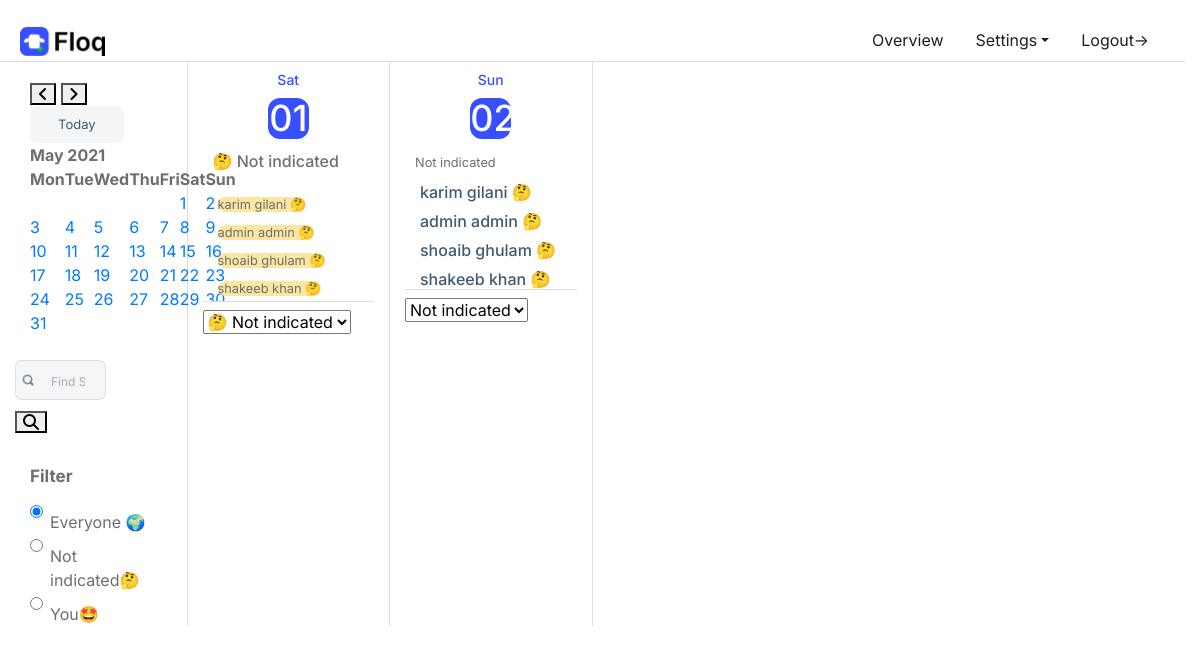
The page /overview/2021/5/1/ (signed in) on the database its author committed.
### users/models.py (models this page shows, shortened)
class Account(AbstractBaseUser):
	email 					= models.EmailField(verbose_name="email", max_length=60, unique=True)
	first_name				= models.CharField(verbose_name="first_name", max_length=40)
	last_name 				= models.CharField(verbose_name="last_name", max_length=40)
	full_name 				= models.CharField(verbose_name="full_name", max_length=80)
	organization			= models.ForeignKey(Organization, on_delete=models.CASCADE, null=True)
	date_joined				= models.DateTimeField(verbose_name='date joined', auto_now_add=True)
	last_login				= models.DateTimeField(verbose_name='last login', auto_now=True)
	is_admin				= models.BooleanField(default=False)
	is_active				= models.BooleanField(default=True)
	is_staff				= models.BooleanField(default=False)
	is_superuser			= models.BooleanField(default=False)
	USERNAME_FIELD = "email"
	REQUIRED_FIELDS = ["first_name", "last_name",]
	objects = MyAccountManager()

### overview/views.py (the view, shortened to what this page needs)
# urls.py: path('overview/', overview_view, name='overview'),
@login_required
def overview_view(request, year=datetime.now().year, month=datetime.now().month, day=datetime.now().day):
    context = {}
    context['year'] = year
    context['month'] = month
    context['day'] = day
    day1 = datetime(year, month, day)
    context['day1'] = day1.replace(hour=0, minute=0, second=0, microsecond=0, tzinfo=pytz.utc)
    context['day2'] = day1 + timedelta(days=1)
    context['day3'] = day1 + timedelta(days=2)
    context['day4'] = day1 + timedelta(days=3)
    context['day5'] = day1 + timedelta(days=4)
    last_day_current_month = context['day1'].replace(day=1)
    lastMonth = last_day_current_month - timedelta(days=1)
    context['lastMonth'] = lastMonth
    nextMonth = lastMonth + timedelta(days=32)
    context['nextMonth'] = nextMonth.replace(day=1)
    context['today'] = datetime.today()
    context['calendar']  = CustomHTMLCalender().formatmonth(year, month)
    if request.method == 'GET':
        if 'term' in request.GET:
            query_set_full_names = Account.objects.filter(organization_id=request.user.organization_id).filter(
                full_name__icontains=request.GET.get('term'))
            full_names = []
            for full_name in query_set_full_names:
                full_names.append(full_name.full_name)
            return JsonResponse(full_names, safe=False)
        else:
            context['bookings1'] = Booking.objects.filter(
                Q(organization_id=request.user.organization_id) & Q(booking_time__exact=context['day1']))
            context['bookings2'] = Booking.objects.filter(
                Q(organization_id=request.user.organization_id) & Q(booking_time__exact=context['day2']))
            context['bookings3'] = Booking.objects.filter(
                Q(organization_id=request.user.organization_id) & Q(booking_time__exact=context['day3']))
            context['bookings4'] = Booking.objects.filter(
                Q(organization_id=request.user.organization_id) & Q(booking_time__exact=context['day4']))
            context['bookings5'] = Booking.objects.filter(
                Q(organization_id=request.user.organization_id) & Q(booking_time__exact=context['day5']))
            context['offices'] = Office.objects.filter(organization_id__exact=request.user.organization_id)
            all_accounts = Account.objects.filter(organization_id=request.user.organization_id)
            context['non_bookings1'] = all_accounts.exclude(id__in=context['bookings1'].values('account_id'))
            context['non_bookings2'] = all_accounts.exclude(id__in=context['bookings2'].values('account_id'))
            all_locations = Office.objects.filter(organization_id=request.user.organization_id)
            current_location1 = Booking.objects.filter(account_id=request.user.id).filter(
                booking_time__exact=context['day1'])
            if not current_location1:
                context['current_location1'] = {'not_indicated': 'Not indicated'}
                context['other_locations1'] = all_locations
            else:
                context['other_locations1'] = all_locations.exclude(
                    id=current_location1.values('office_id')[0]['office_id'])
                context['current_location1'] = Office.objects.filter(
                    id=current_location1.values('office_id')[0]['office_id'])
            spots_with_bookings1 = Booking.objects.filter(organization_id=request.user.organization_id).filter(booking_time__exact=context['day1']).values('office_id', 'office__office_capacity', 'office__office_name')
            spots_with_bookings1 = spots_with_bookings1.annotate(office_bookings1=Count('office_id'))
            context['spots_with_bookings1'] = spots_with_bookings1.annotate(remaining_spots=F('office__office_capacity') - F('office_bookings1'))
            context['spots_without_bookings1'] = Office.objects.filter(organization_id=request.user.organization_id).exclude(id__in=context['spots_with_bookings1'].values('office_id'))
            print(context['spots_with_bookings1'])
            print(context['spots_without_bookings1'].values())
            current_location2 = Booking.objects.filter(account_id=request.user.id).filter(
                booking_time__exact=context['day2'])
            if not current_location2:
                context['current_location2'] = {'not_indicated': 'Not indicated'}
                context['other_locations2'] = all_locations
            else:
                context['other_locations2'] = all_locations.exclude(
                    id=current_location2.values('office_id')[0]['office_id'])
                context['current_location2'] = Office.objects.filter(
                    id=current_location2.values('office_id')[0]['office_id'])
            return render(request, 'overview/overview.html', context)

### overview/views.py (called while the page is built)
    def formatday(self, day, weekday):
        if day != 0:
            cssclass = self.cssclasses[weekday]
            if date.today() == date(self.year, self.month, day):
                cssclass += ' today'
            return self.date_cell(cssclass, day)
        return self.no_date_cell('noday', '&nbsp;')

    def formatmonth(self, year, month):
        self.year, self.month = year, month
        return super(CustomHTMLCalender, self).formatmonth(year, month)

    def date_cell(self, cssclass, date):
        return '<td class="%s"><a href=/overview/{0}/{1}/{2}>%s</a></td>'.format(self.year,self.month,date) % (cssclass, date)

    def no_date_cell(self, cssclass, date):
        return '<td class="%s">%s</td>'.format(self.year,self.month,date) % (cssclass, date)

### overview/templates/overview/overview.html (shortened to what this page needs)
{% extends "overview/base_overview.html" %}
{% block content %}
    {% load static %}
    <div class="main-content">
        <div class="row">
            <div class="col-lg-2 left-side">
                <div class="left-sidebar">
                    <div style="margin-top: 20px;" class="datecal">
                        <div class="container">
                            <a href="{% url 'overview' year=lastMonth.year month=lastMonth.month day=lastMonth.day %}"
                               id="prev">
                                <button class="fas fa-angle-left"></button>
                            </a>
                            <a href="{% url 'overview' year=nextMonth.year month=nextMonth.month day=nextMonth.day %}"
                               id="next">
                                <button class="fas fa-angle-right"></button>
                            </a>
                            <a href="{% url 'overview' year=today.year month=today.month day=today.day %}"
                               id="prev">
                                <button class="todays">Today</button>
                            </a>
                        </div>
                        {{ calendar|safe }}
                    </div>
                    <div class="row">
                        <form> {% csrf_token %}
                            <div class="find-someone col-sm-9">
                                <input type="text" placeholder="Find Someone" id="search-field">
                            </div>
                            <div class="col-sm-3">
                                <button class="fas fa-search" type="submit"></button>
                            </div>
                        </form>
                    </div>
                </div>
                <div class="filter-check">
                    <span class="filter"> Filter</span>
                    <div class="form-check">
                        <input class="form-check-input" type="radio" name="flexRadioDefault" id="everyone-radio" value="Everyone">
                        <label class="form-check-label" for="flexRadioDefault1">Everyone 🌍</label>
                    </div>
                    <div class="form-check">
                        <input class="form-check-input" type="radio" name="flexRadioDefault" id="flexRadioDefault2"
                               value="Afi">
                        <label class="form-check-label" for="flexRadioDefault2">
                            Not indicated🤔
                        </label>
                    </div>
                    <div class="form-check">
                        <input class="form-check-input" type="radio" name="flexRadioDefault" id="you-radio"
                               value="{{ request.user.id }}">
                        <label class="form-check-label" for="flexRadioDefault2">
                            You🤩
                        </label>
                    </div>
                </div>
            </div>
            <div class="col-md-2 right-side">
                <div class="main-body">
                    <div class="header-timeline">
                        <span class="day" id="weekday-span-1">{{ day1| date:"D" }}</span>
                        <span class="date" id="date-span-1">{{ day1| date:"d" }} </span>
                    </div>
                    <div class="client-list">
                        {% if non_bookings1 %}
                            <p>🤔 Not indicated</p>
                        {% endif %}
                        {% for non_booking1 in non_bookings1 %}
                            <div class="client-item">
                                <div class="client-text">
                                    <small class="name not-indicated-user-element">{{ non_booking1.first_name }} {{ non_booking1.last_name }}
                                        🤔</small>
                                </div>
                            </div>
                        {% endfor %}
                    </div>
                    <div class="client-fixed">
                        <div class="client-office">
                            <form method="post"
                                  action="."> {% csrf_token %}
                                <select class="form-select" id="location-select1" name="booking_selection_1"
                                        aria-label="Default select example">
                                    {% if current_location1 %}
                                        {% if current_location1.not_indicated == 'Not indicated' %}
                                            <option value="{{ current_location1.not_indicated }}"
                                                    selected>🤔 {{ current_location1.not_indicated }}</option>
                                        {% endif %}
                                    {% endif %}
                                </select>
                            </form>
                        </div>
                    </div>
                </div>
            </div>
            <div class="col-md-2 right-side">
                <div class="main-body">
                    <div class="header-timeline">
                        <span class="day" id="weekday-span-1">{{ day2| date:"D" }}</span>
                        <span class="date" id="date-span-1">{{ day2| date:"d" }} </span>
                    </div>
                    <div class="client-list">
                        {% if non_bookings2 %}
                            <small>Not indicated</small><br>
                        {% endif %}
                        {% for non_booking in non_bookings2 %}
                            <div class="client-item">
                                <div class="client-text">
                                    <p class="name">{{ non_booking.first_name }} {{ non_booking.last_name }}
                                        🤔</p>
                                </div>
                            </div>
                        {% endfor %}
                    </div>
                    <div class="client-fixed">
                        <div class="client-office">
                            <form method="post"
                                  action="."> {% csrf_token %}
                                <select class="form-select" id="location-select2" name="booking_selection_1"
                                        aria-label="Default select example">
                                    {% if current_location2 %}
                                        {% if current_location2.not_indicated == 'Not indicated' %}
                                            <option value="{{ current_location2.not_indicated }}"
                                                    selected>{{ current_location2.not_indicated }}</option>
                                        {% else %}
                                            {% for current_selection in current_location2 %}
                                                <option value="{{ current_selection.id }}"
                                                        selected>{{ current_selection.office_name }}</option>
                                            {% endfor %}
                                        {% endif %}
                                    {% endif %}
                                </select>
                            </form>
                        </div>
                    </div>
                </div>
            </div>
        </div>
    </div>
{% endblock content %}
{% block script %}
    <link rel="stylesheet" href="//code.jquery.com/ui/1.12.1/themes/base/jquery-ui.css">
{% endblock script %}

### overview/static/overview/css/main.css (style rules this page uses)
label { margin-top: 10px; }
input { margin-bottom: 10px !important; }
body { font-family: 'Inter', sans-serif; font-size: 16px; font-weight: 400; background: #fff; color: #6C6E71; }
p { justify-content: center; align-content: center; font-family: 'Inter'; color: #6C6E71; font-weight: 500; }
small { line-height: 10px; margin-bottom: 10px; }
small.not-indicated-user-element { background-color: #FBE6A2; border-radius: 25px; }
.main-content { border-top: 1px solid #ddd !important; }
.left-side { padding-left: 30px !important; padding-right: 40px; border-right: 1px solid #ddd; }
.left-sidebar .find-someone { text-align: center; margin-top: 25px; }
.left-sidebar .find-someone input { background-color: #F5F6F7!important; border: 1px solid rgba(67, 90, 111, 0.14); box-sizing: border-box; border-radius: 7px; display: inline-block; Width: 192px; padding: 7px 20px; background: url('../img/search-icon.png'); background-repeat: no-repeat; background-size: 20px; background-position: top 10px left 3px; display: block; width: 100%; padding-left: 35px; }
.left-sidebar .find-someone input::placeholder { color: #425A70; opacity: 0.47; font-size: 12px; }
.filter-check { margin-top: 30px; margin-left: 15px; }
.filter-check .filter { font-size: 17px; font-weight: 700; margin-bottom: 10px; display: block; }
.right-side { border-right: 1px solid #ddd; }
.header-timeline { text-align: center; align-content: center; padding: 10px 0; padding-bottom: 0px; }
.header-timeline .day { display: block; font-weight: 500; font-size: 14px; line-height: 16px; color: #374FFF; }
.header-timeline .date { width: 41px; height: 41px; left: 335px; top: 127px; background: #374FFF; border-radius: 12px; display: inline-block; font-weight: 500; font-size: 36px; line-height: 41px; color: #fff; margin: 10px 0; }
.client-list { padding-left: 10px; }
.client-item { display: flex; justify-content: flex-start; padding: 2px 5px; }
.client-item p.name { margin-bottom: 0; color: #425A70; font-size: 16px; font-weight: 500; line-height: 1; margin-top: 9px; }
.client-fixed { border-top: 1px solid #ddd; }
.client-office { bottom: 0; background: #fff; width: 15%; padding: 8px 0px; }
.datecal { margin-top: 20px; }
table.month { margin-left: 15px; }
.todays { color: #425A70; font-size: 13px; border:0; outline: none; background: rgba(66, 90, 112, 0.06); border-radius: 7px; padding: 9px 28px; }

### rows shown on the page
Account: first_name "karim", last_name "gilani"
Account: first_name "admin", last_name "admin"
Account: first_name "shoaib", last_name "ghulam"
Account: first_name "shakeeb", last_name "khan"

### other values the page prints
{{ calendar|safe }} "May 2021 Mon Tue Wed Thu Fri Sat Sun 1 2 3 4 5 6 7 8 9 10 11 12 13 14 15 16 17 18 19 20 21 22 23 24 25 26 27 28 29 30 31"
{{ day1| date:"D" }} "Sat"
{{ day1| date:"d" }} "01"
{{ day2| date:"D" }} "Sun"
{{ day2| date:"d" }} "02"
form field booking_selection_1 "Not indicated"
